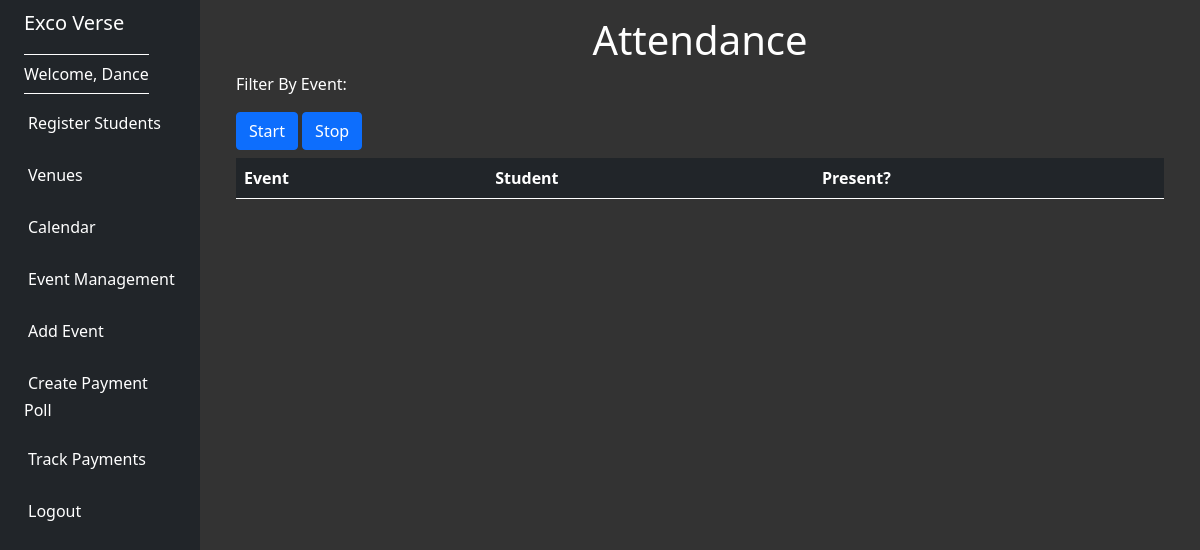
Before: /attendance/46/ (signed in) with the older database file.
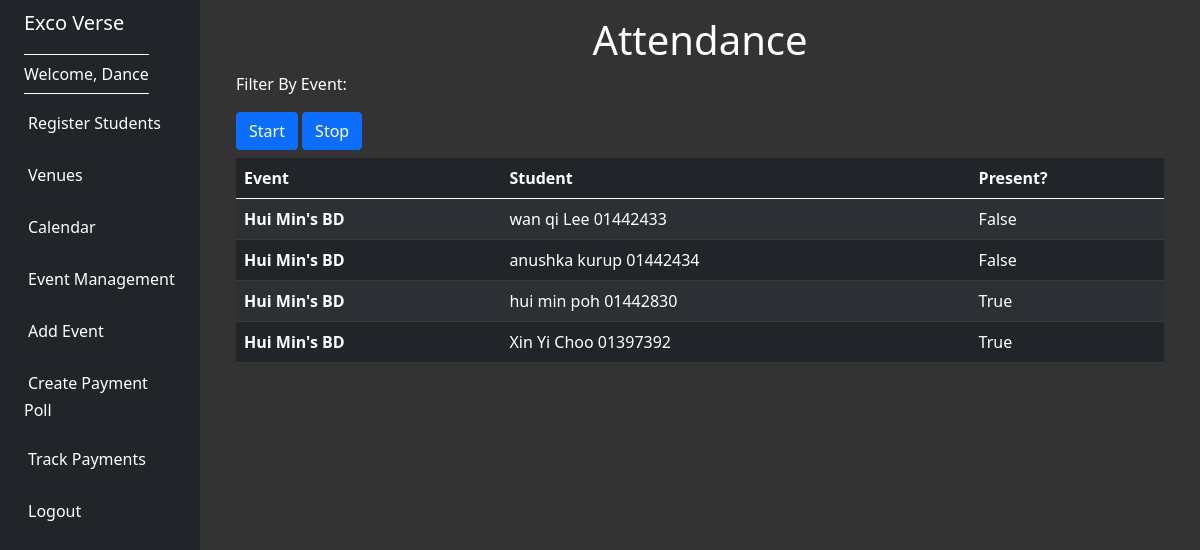
After: the same page with the newer database file.
### events/models.py (models this page shows, shortened)
class Attendance(models.Model):
    student = models.ForeignKey(Student, blank=True, null=True, on_delete=models.CASCADE)
    event = models.ForeignKey(Event, blank=True, null=True, on_delete=models.CASCADE)
    present = models.BooleanField(default=False)
    manager = models.CharField('Manager', max_length=120, blank=True)

class Event(models.Model):
    name = models.CharField('Event Name', max_length=120)
    start_event_date = models.DateTimeField('Event Start Date')
    end_event_date = models.DateTimeField('Event End Date')
    venue = models.ForeignKey(Venue, blank=True, null=True, on_delete=models.CASCADE)
    attendees = models.ManyToManyField(Student, blank=True, null=True)
    internal = models.BooleanField(default=False)
    description = models.TextField(blank=True)
    manager = models.CharField('Manager', max_length=120, blank=True)
    def __str__(self):
        return self.name

class Student(models.Model):
    first_name = models.CharField(max_length=30)
    last_name = models.CharField(max_length=30)
    student_id = models.CharField(max_length=30)
    email = models.EmailField('User Email', unique=True)
    mobile_number = models.CharField(max_length=30)
    chat_id= models.CharField(max_length=30, null = True)
    def __str__(self):
        return self.first_name + ' ' + self.last_name + ' ' + self.student_id

### events/views.py (the view)
# urls.py: path('attendance/<str:id>/', views.get_attendance, name='attendance'),
def get_attendance(request,id):
    id = str(id)
    if request.user.is_authenticated:
        username = request.user.username
        print(username)
        print(id)
        manager_list = Attendance.objects.filter(manager=username)
        list1 = manager_list.filter(id=id)
        list2 = Attendance.objects.filter(event__id=id)
        print(list1)
        return render(request,'events/attendance.html',{'attendance_list':list2})

### events/templates/events/attendance.html (shortened to what this page needs)
{% extends 'events/base.html' %}
{% block content %}
<center>
    <h1>Attendance</h1>
</center>
<p>Filter By Event:</p>
<button class="btn btn-primary" id="startButton">Start</button>
<button class="btn btn-primary" id="stopButton">Stop</button>
<table class="table table-striped table-dark">
    <thead>
        <tr>
            <th scope="col">Event</th>
            <th scope="col">Student</th>
            <th scope="col">Present?</th>
        </tr>
    </thead>
    <tbody>
        {% for attendance in attendance_list %}
        <tr>
            <th scope="row">{{ attendance.event }}</th>
            <td>{{ attendance.student }}</td>
            <td>{{ attendance.present }}</td>
        </tr>
        {% endfor %}
    </tbody>
</table>
{% endblock %}

Changed rows visible on the page:
added Attendance: event "Hui Min's BD", student "wan qi Lee 01442433", present "False"
added Attendance: event "Hui Min's BD", student "anushka kurup 01442434", present "False"
added Attendance: event "Hui Min's BD", student "hui min poh 01442830", present "True"
added Attendance: event "Hui Min's BD", student "Xin Yi Choo 01397392", present "True"
